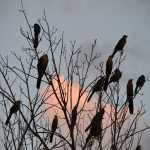
#> input picture Image Captcha/Related Pics/b1.jpg, 150 x 150 px, given in place of r1.jpg, which was not available
$ python 'Image Based Captcha.py'
#> lines starting #> are read from the running program, lines starting #| are printed output that depends on the picture; pictures that were not available may be replaced by others from this repository, and a replacement may not be noted
from tkinter import *
from PIL import Image, ImageTk
from random import *


opt={1:"bird",4:"cake",7:"road"}

#Generating Answer Booklet that is used to compare the Answers of the user

i=randrange(1,10,3)
img_ran={ 1:"b1.jpg", 2:"b2.jpg", 3:"b3.jpg", 4:"c1.jpg", 5:"c2.jpg", 6:"c3.jpg", 7:"r1.jpg", 8:"r2.jpg", 9:"r3.jpg" }
i1=randrange(1,10,1)
i2=randrange(1,10,1)
i3=randrange(1,10,1)
i4=randrange(1,10,1)
i5=randrange(1,10,1)
i6=randrange(1,10,1)
i7=randrange(1,10,1)
i8=randrange(1,10,1)
i9=randrange(1,10,1)
iS=[i1,i2,i3,i4,i5,i6,i7,i8,i9]
iT=[]
for x in range(9):
    if (iS[x]==i or iS[x]==i+1 or iS[x]==i+2):
        iT.append(iS[x])

#Creating Captcha GUI

root= Tk()
root.title("Image Captcha Verification")
_l1=Label(root,text="Select all images which contain a "+opt[i])
_l1.grid(row=0,column=3,columnspan=10)

img = ImageTk.PhotoImage(Image.open(img_ran[i1]))
imglabel1 = Label(root,image=img,bg="black", width=150, height=150)
imglabel1.grid(row=2, column=0,rowspan=5,columnspan=5)
var1 = IntVar()
c1=Checkbutton(root,variable=var1,highlightthickness=0,bd=0,offvalue=0,onvalue=i1)
c1.grid(row=6,column=4)

img1 = ImageTk.PhotoImage(Image.open(img_ran[i2]))
imglabel2 = Label(root,image=img1, bg="black", width=150, height=150)
imglabel2.grid(row=2, column=5,rowspan=5,columnspan=5)
var2 = IntVar()
c2=Checkbutton(root, variable=var2,highlightthickness=0,bd=0,offvalue=0,onvalue=i2)
c2.grid(row=6,column=9)

img2 = ImageTk.PhotoImage(Image.open(img_ran[i3]))
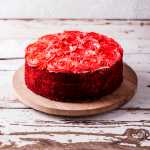
#> input picture Image Captcha/Related Pics/c2.jpg, 150 x 150 px, found by its file name
imglabel3 = Label(root, image=img2, bg="black", width=150, height=150)
imglabel3.grid(row=2, column=10,rowspan=5,columnspan=5)
var3 = IntVar()
c3=Checkbutton(root, variable=var3,highlightthickness=0,bd=0,offvalue=0,onvalue=i3)
c3.grid(row=6, column=14)

img3 = ImageTk.PhotoImage(Image.open(img_ran[i4]))
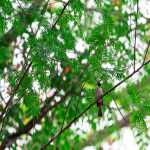
#> input picture Image Captcha/Related Pics/b2.jpg, 150 x 150 px, given in place of r3.jpg, which was not available
imglabel4 = Label(root, image=img3, bg="black", width=150, height=150)
imglabel4.grid(row=7, column=0,rowspan=5,columnspan=5)
var4 = IntVar()
c4=Checkbutton(root, variable=var4,highlightthickness=0,bd=0,offvalue=0,onvalue=i4)
c4.grid(row=11, column=4)

img4 = ImageTk.PhotoImage(Image.open(img_ran[i5]))
imglabel5 = Label(root, image=img4, bg="black", width=150, height=150)
imglabel5.grid(row=7, column=5,rowspan=5,columnspan=5)
var5 = IntVar()
c5=Checkbutton(root, variable=var5,highlightthickness=0,bd=0,offvalue=0,onvalue=i5)
c5.grid(row=11, column=9)

img5 = ImageTk.PhotoImage(Image.open(img_ran[i6]))
imglabel6 = Label(root, image=img5, bg="black", width=150, height=150)
imglabel6.grid(row=7, column=10,rowspan=5,columnspan=5)
var6 = IntVar()
c6=Checkbutton(root, variable=var6,highlightthickness=0,bd=0,offvalue=0,onvalue=i6)
c6.grid(row=11, column=14)

img6 = ImageTk.PhotoImage(Image.open(img_ran[i7]))
imglabel7 = Label(root, image=img6, bg="black", width=150, height=150)
imglabel7.grid(row=12, column=0,rowspan=5,columnspan=5)
var7 = IntVar()
c7=Checkbutton(root, variable=var7,highlightthickness=0,bd=0,offvalue=0,onvalue=i7)
c7.grid(row=16, column=4)

img7 = ImageTk.PhotoImage(Image.open(img_ran[i8]))
imglabel8 = Label(root, image=img7, bg="black", width=150, height=150)
imglabel8.grid(row=12, column=5,rowspan=5,columnspan=5)
var8 = IntVar()
c8=Checkbutton(root, variable=var8,highlightthickness=0,bd=0,offvalue=0,onvalue=i8)
c8.grid(row=16, column=9)

img8 = ImageTk.PhotoImage(Image.open(img_ran[i9]))
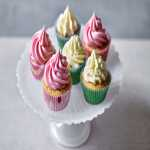
#> input picture Image Captcha/Related Pics/c3.jpg, 150 x 150 px, found by its file name
imglabel9 = Label(root, image=img8, bg="black", width=150, height=150)
imglabel9.grid(row=12, column=10,rowspan=5,columnspan=5)
var9 = IntVar()
c9=Checkbutton(root, variable=var9,highlightthickness=0,bd=0,offvalue=0,onvalue=i9)
c9.grid(row=16, column=14)

#> (the run stopped early here; a loop or call above may not have finished)
